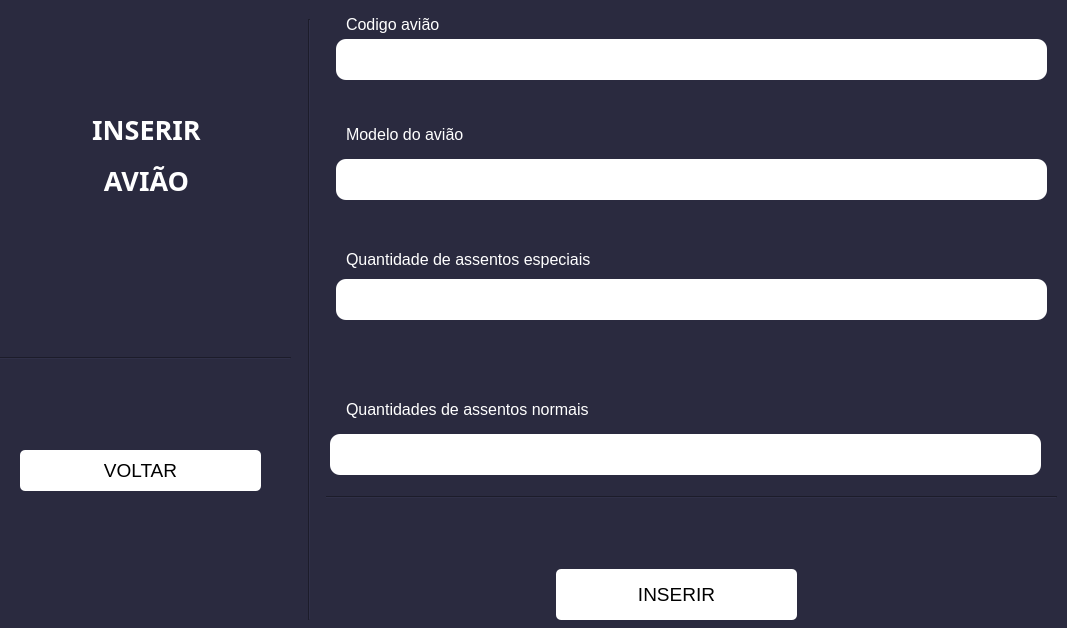
<?xml version="1.0" encoding="UTF-8"?>
<ui version="4.0">
 <class>Form</class>
 <widget class="QWidget" name="Form">
  <property name="geometry">
   <rect>
    <x>0</x>
    <y>0</y>
    <width>1067</width>
    <height>628</height>
   </rect>
  </property>
  <property name="windowTitle">
   <string>Form</string>
  </property>
  <property name="styleSheet">
   <string notr="true">background-color: rgb(42, 42, 63);</string>
  </property>
  <widget class="Line" name="line_3">
   <property name="geometry">
    <rect>
     <x>326</x>
     <y>489</y>
     <width>731</width>
     <height>16</height>
    </rect>
   </property>
   <property name="styleSheet">
    <string notr="true">border-color: rgb(255, 255, 255);</string>
   </property>
   <property name="orientation">
    <enum>Qt::Horizontal</enum>
   </property>
  </widget>
  <widget class="QLineEdit" name="lineEdit_2">
   <property name="geometry">
    <rect>
     <x>336</x>
     <y>159</y>
     <width>711</width>
     <height>41</height>
    </rect>
   </property>
   <property name="styleSheet">
    <string notr="true">background-color: rgb(255, 255, 255);
color: rgb(136, 136, 136);
border-radius: 10px
</string>
   </property>
  </widget>
  <widget class="QLineEdit" name="lineEdit">
   <property name="geometry">
    <rect>
     <x>336</x>
     <y>39</y>
     <width>711</width>
     <height>41</height>
    </rect>
   </property>
   <property name="styleSheet">
    <string notr="true">background-color: rgb(255, 255, 255);
color: rgb(136, 136, 136);
border-radius: 10px
</string>
   </property>
  </widget>
  <widget class="QLabel" name="label_6">
   <property name="geometry">
    <rect>
     <x>346</x>
     <y>394</y>
     <width>481</width>
     <height>31</height>
    </rect>
   </property>
   <property name="font">
    <font>
     <pointsize>12</pointsize>
    </font>
   </property>
   <property name="styleSheet">
    <string notr="true">color: rgb(255, 255, 255);</string>
   </property>
   <property name="text">
    <string>Quantidades de assentos normais</string>
   </property>
  </widget>
  <widget class="QPushButton" name="pushButton">
   <property name="geometry">
    <rect>
     <x>20</x>
     <y>450</y>
     <width>241</width>
     <height>41</height>
    </rect>
   </property>
   <property name="font">
    <font>
     <family>MS Shell Dlg 2</family>
     <pointsize>14</pointsize>
    </font>
   </property>
   <property name="styleSheet">
    <string notr="true">background-color: rgb(255, 255, 255);
color: rgb(0, 0, 0);
border-radius: 5px</string>
   </property>
   <property name="text">
    <string>VOLTAR</string>
   </property>
  </widget>
  <widget class="QLabel" name="label">
   <property name="geometry">
    <rect>
     <x>16</x>
     <y>109</y>
     <width>261</width>
     <height>41</height>
    </rect>
   </property>
   <property name="font">
    <font>
     <family>Arial Black</family>
     <pointsize>20</pointsize>
     <weight>75</weight>
     <bold>true</bold>
    </font>
   </property>
   <property name="layoutDirection">
    <enum>Qt::LeftToRight</enum>
   </property>
   <property name="styleSheet">
    <string notr="true">color: rgb(255, 255, 255);</string>
   </property>
   <property name="text">
    <string>INSERIR</string>
   </property>
   <property name="alignment">
    <set>Qt::AlignCenter</set>
   </property>
  </widget>
  <widget class="Line" name="line">
   <property name="geometry">
    <rect>
     <x>0</x>
     <y>350</y>
     <width>291</width>
     <height>16</height>
    </rect>
   </property>
   <property name="styleSheet">
    <string notr="true">border-color: rgb(255, 255, 255);</string>
   </property>
   <property name="orientation">
    <enum>Qt::Horizontal</enum>
   </property>
  </widget>
  <widget class="QLineEdit" name="lineEdit_3">
   <property name="geometry">
    <rect>
     <x>336</x>
     <y>279</y>
     <width>711</width>
     <height>41</height>
    </rect>
   </property>
   <property name="styleSheet">
    <string notr="true">background-color: rgb(255, 255, 255);
color: rgb(136, 136, 136);
border-radius: 10px
</string>
   </property>
  </widget>
  <widget class="QLabel" name="label_4">
   <property name="geometry">
    <rect>
     <x>346</x>
     <y>119</y>
     <width>271</width>
     <height>31</height>
    </rect>
   </property>
   <property name="font">
    <font>
     <pointsize>12</pointsize>
    </font>
   </property>
   <property name="styleSheet">
    <string notr="true">color: rgb(255, 255, 255);</string>
   </property>
   <property name="text">
    <string>Modelo do avião</string>
   </property>
  </widget>
  <widget class="QLabel" name="label_5">
   <property name="geometry">
    <rect>
     <x>346</x>
     <y>249</y>
     <width>471</width>
     <height>21</height>
    </rect>
   </property>
   <property name="font">
    <font>
     <pointsize>12</pointsize>
    </font>
   </property>
   <property name="styleSheet">
    <string notr="true">color: rgb(255, 255, 255);</string>
   </property>
   <property name="text">
    <string>Quantidade de assentos especiais</string>
   </property>
  </widget>
  <widget class="Line" name="line_2">
   <property name="geometry">
    <rect>
     <x>299</x>
     <y>19</y>
     <width>20</width>
     <height>601</height>
    </rect>
   </property>
   <property name="orientation">
    <enum>Qt::Vertical</enum>
   </property>
  </widget>
  <widget class="QPushButton" name="pushButton_2">
   <property name="geometry">
    <rect>
     <x>556</x>
     <y>569</y>
     <width>241</width>
     <height>51</height>
    </rect>
   </property>
   <property name="font">
    <font>
     <pointsize>14</pointsize>
    </font>
   </property>
   <property name="styleSheet">
    <string notr="true">background-color: rgb(255, 255, 255);
color: rgb(0, 0, 0);
border-radius: 5px</string>
   </property>
   <property name="text">
    <string>INSERIR</string>
   </property>
   <property name="iconSize">
    <size>
     <width>30</width>
     <height>30</height>
    </size>
   </property>
  </widget>
  <widget class="QLabel" name="label_3">
   <property name="geometry">
    <rect>
     <x>346</x>
     <y>14</y>
     <width>191</width>
     <height>21</height>
    </rect>
   </property>
   <property name="font">
    <font>
     <pointsize>12</pointsize>
    </font>
   </property>
   <property name="styleSheet">
    <string notr="true">color: rgb(255, 255, 255);</string>
   </property>
   <property name="text">
    <string>Codigo avião</string>
   </property>
  </widget>
  <widget class="QLabel" name="label_2">
   <property name="geometry">
    <rect>
     <x>16</x>
     <y>160</y>
     <width>261</width>
     <height>41</height>
    </rect>
   </property>
   <property name="font">
    <font>
     <family>Arial Black</family>
     <pointsize>20</pointsize>
     <weight>75</weight>
     <bold>true</bold>
    </font>
   </property>
   <property name="styleSheet">
    <string notr="true">color: rgb(255, 255, 255);</string>
   </property>
   <property name="text">
    <string>AVIÃO</string>
   </property>
   <property name="alignment">
    <set>Qt::AlignCenter</set>
   </property>
  </widget>
  <widget class="QLineEdit" name="lineEdit_4">
   <property name="geometry">
    <rect>
     <x>330</x>
     <y>434</y>
     <width>711</width>
     <height>41</height>
    </rect>
   </property>
   <property name="styleSheet">
    <string notr="true">background-color: rgb(255, 255, 255);
color: rgb(136, 136, 136);
border-radius: 10px
</string>
   </property>
  </widget>
 </widget>
 <resources/>
 <connections/>
</ui>
